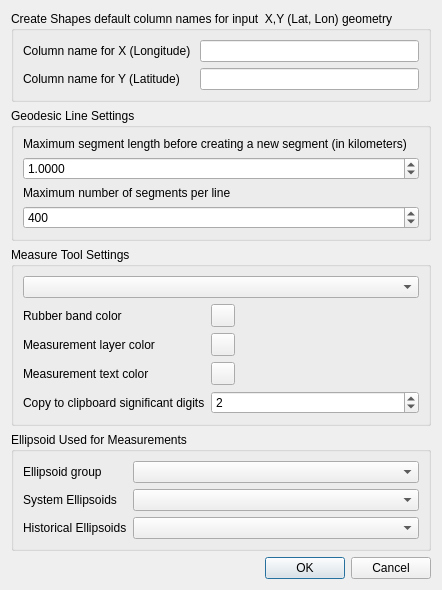
<?xml version="1.0" encoding="UTF-8"?>
<ui version="4.0">
 <class>Dialog</class>
 <widget class="QDialog" name="Dialog">
  <property name="geometry">
   <rect>
    <x>0</x>
    <y>0</y>
    <width>442</width>
    <height>535</height>
   </rect>
  </property>
  <property name="windowTitle">
   <string>Shape Tools Settings</string>
  </property>
  <property name="modal">
   <bool>true</bool>
  </property>
  <layout class="QVBoxLayout" name="verticalLayout">
   <item>
    <widget class="QGroupBox" name="groupBox">
     <property name="title">
      <string>Create Shapes default column names for input  X,Y (Lat, Lon) geometry</string>
     </property>
     <layout class="QFormLayout" name="formLayout_3">
      <item row="0" column="0">
       <widget class="QLabel" name="label_9">
        <property name="text">
         <string>Column name for X (Longitude) </string>
        </property>
       </widget>
      </item>
      <item row="0" column="1">
       <widget class="QLineEdit" name="xColumnNameLineEdit"/>
      </item>
      <item row="1" column="0">
       <widget class="QLabel" name="label_10">
        <property name="text">
         <string>Column name for Y (Latitude) </string>
        </property>
       </widget>
      </item>
      <item row="1" column="1">
       <widget class="QLineEdit" name="yColumnNameLineEdit"/>
      </item>
     </layout>
    </widget>
   </item>
   <item>
    <widget class="QGroupBox" name="groupBox_2">
     <property name="title">
      <string>Geodesic Line Settings</string>
     </property>
     <layout class="QVBoxLayout" name="verticalLayout_3">
      <item>
       <widget class="QLabel" name="label">
        <property name="text">
         <string>Maximum segment length before creating a new segment (in kilometers)</string>
        </property>
       </widget>
      </item>
      <item>
       <widget class="QDoubleSpinBox" name="segLengthSpinBox">
        <property name="decimals">
         <number>4</number>
        </property>
        <property name="minimum">
         <double>0.010000000000000</double>
        </property>
        <property name="maximum">
         <double>999999999.000000000000000</double>
        </property>
        <property name="value">
         <double>1.000000000000000</double>
        </property>
       </widget>
      </item>
      <item>
       <widget class="QLabel" name="label_2">
        <property name="text">
         <string>Maximum number of segments per line</string>
        </property>
       </widget>
      </item>
      <item>
       <widget class="QSpinBox" name="maxSegmentsSpinBox">
        <property name="maximum">
         <number>10000</number>
        </property>
        <property name="value">
         <number>400</number>
        </property>
       </widget>
      </item>
     </layout>
    </widget>
   </item>
   <item>
    <widget class="QGroupBox" name="groupBox_3">
     <property name="title">
      <string>Measure Tool Settings</string>
     </property>
     <layout class="QVBoxLayout" name="verticalLayout_4">
      <item>
       <widget class="QComboBox" name="mtAzComboBox"/>
      </item>
      <item>
       <layout class="QFormLayout" name="formLayout">
        <item row="0" column="0">
         <widget class="QLabel" name="label_3">
          <property name="text">
           <string>Rubber band color </string>
          </property>
         </widget>
        </item>
        <item row="0" column="1">
         <widget class="QgsColorButton" name="rubberBandColorButton">
          <property name="color">
           <color>
            <red>222</red>
            <green>167</green>
            <blue>67</blue>
           </color>
          </property>
         </widget>
        </item>
        <item row="1" column="0">
         <widget class="QLabel" name="label_6">
          <property name="text">
           <string>Measurement layer color</string>
          </property>
         </widget>
        </item>
        <item row="1" column="1">
         <widget class="QgsColorButton" name="measureLineColorButton">
          <property name="color">
           <color>
            <red>0</red>
            <green>255</green>
            <blue>255</blue>
           </color>
          </property>
         </widget>
        </item>
        <item row="2" column="0">
         <widget class="QLabel" name="label_7">
          <property name="text">
           <string>Measurement text color</string>
          </property>
         </widget>
        </item>
        <item row="2" column="1">
         <widget class="QgsColorButton" name="measureTextColorButton">
          <property name="color">
           <color>
            <red>0</red>
            <green>255</green>
            <blue>255</blue>
           </color>
          </property>
         </widget>
        </item>
        <item row="3" column="0">
         <widget class="QLabel" name="label_11">
          <property name="text">
           <string>Copy to clipboard significant digits</string>
          </property>
         </widget>
        </item>
        <item row="3" column="1">
         <widget class="QSpinBox" name="significantDigitsSpinBox">
          <property name="maximum">
           <number>16</number>
          </property>
          <property name="value">
           <number>2</number>
          </property>
         </widget>
        </item>
       </layout>
      </item>
     </layout>
    </widget>
   </item>
   <item>
    <widget class="QGroupBox" name="groupBox_4">
     <property name="title">
      <string>Ellipsoid Used for Measurements</string>
     </property>
     <layout class="QVBoxLayout" name="verticalLayout_5">
      <item>
       <layout class="QFormLayout" name="formLayout_2">
        <item row="0" column="0">
         <widget class="QLabel" name="label_4">
          <property name="text">
           <string>Ellipsoid group</string>
          </property>
         </widget>
        </item>
        <item row="0" column="1">
         <widget class="QComboBox" name="ellipsoidComboBox"/>
        </item>
        <item row="1" column="0">
         <widget class="QLabel" name="label_5">
          <property name="text">
           <string>System Ellipsoids</string>
          </property>
         </widget>
        </item>
        <item row="1" column="1">
         <widget class="QComboBox" name="systemEllipsoidComboBox"/>
        </item>
        <item row="2" column="0">
         <widget class="QLabel" name="label_8">
          <property name="text">
           <string>Historical Ellipsoids</string>
          </property>
         </widget>
        </item>
        <item row="2" column="1">
         <widget class="QComboBox" name="historicalEllipsoidComboBox"/>
        </item>
       </layout>
      </item>
     </layout>
    </widget>
   </item>
   <item>
    <spacer name="verticalSpacer">
     <property name="orientation">
      <enum>Qt::Vertical</enum>
     </property>
     <property name="sizeHint" stdset="0">
      <size>
       <width>20</width>
       <height>40</height>
      </size>
     </property>
    </spacer>
   </item>
   <item>
    <widget class="QDialogButtonBox" name="buttonBox">
     <property name="orientation">
      <enum>Qt::Horizontal</enum>
     </property>
     <property name="standardButtons">
      <set>QDialogButtonBox::Cancel|QDialogButtonBox::Ok</set>
     </property>
    </widget>
   </item>
  </layout>
 </widget>
 <customwidgets>
  <customwidget>
   <class>QgsColorButton</class>
   <extends>QToolButton</extends>
   <header>qgscolorbutton.h</header>
  </customwidget>
 </customwidgets>
 <resources/>
 <connections>
  <connection>
   <sender>buttonBox</sender>
   <signal>accepted()</signal>
   <receiver>Dialog</receiver>
   <slot>accept()</slot>
   <hints>
    <hint type="sourcelabel">
     <x>248</x>
     <y>254</y>
    </hint>
    <hint type="destinationlabel">
     <x>157</x>
     <y>274</y>
    </hint>
   </hints>
  </connection>
  <connection>
   <sender>buttonBox</sender>
   <signal>rejected()</signal>
   <receiver>Dialog</receiver>
   <slot>reject()</slot>
   <hints>
    <hint type="sourcelabel">
     <x>316</x>
     <y>260</y>
    </hint>
    <hint type="destinationlabel">
     <x>286</x>
     <y>274</y>
    </hint>
   </hints>
  </connection>
 </connections>
</ui>
